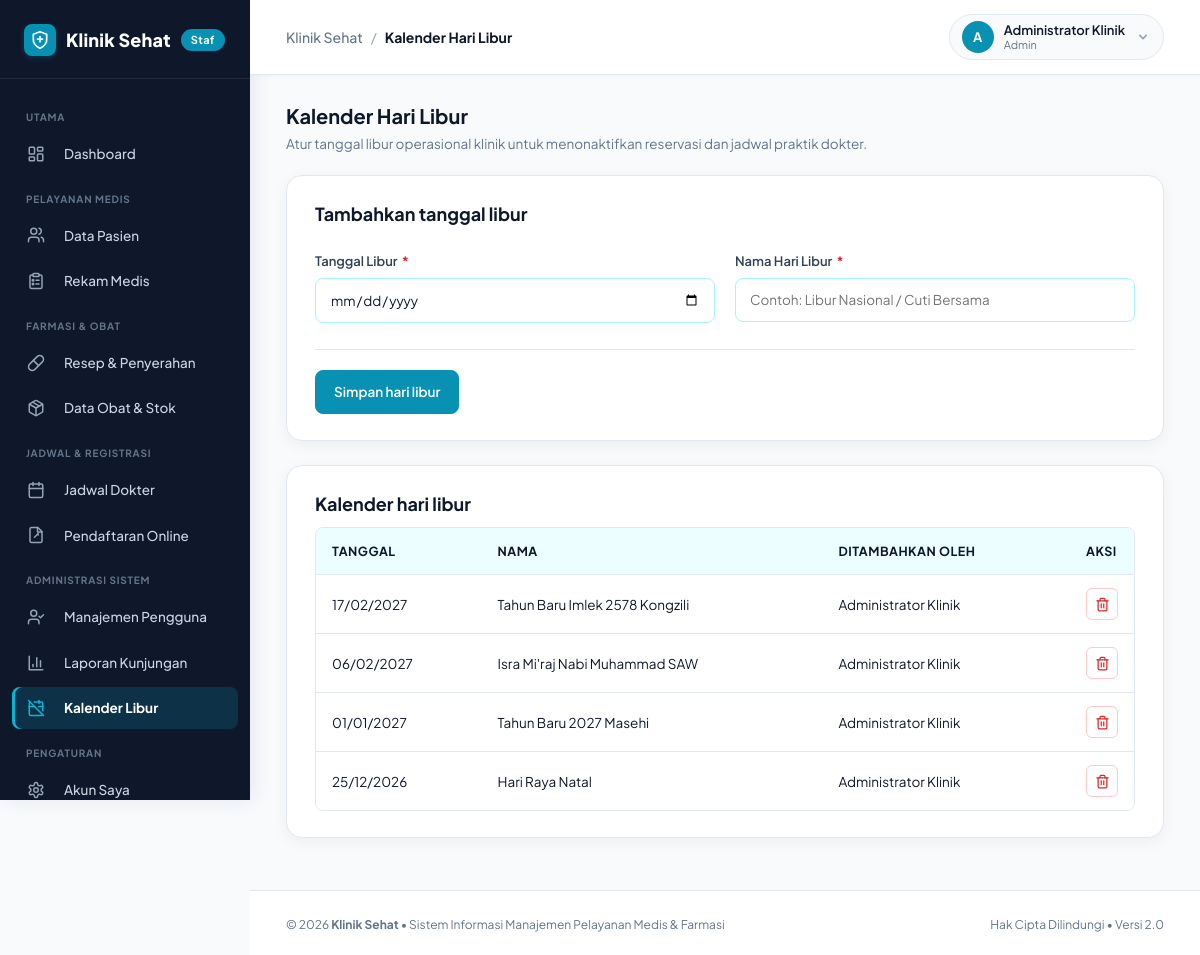
The app's page /index.php?url=hari_libur (signed in) with its own data.
### tables this page shows
CREATE TABLE users (
    id_user INT AUTO_INCREMENT PRIMARY KEY,
    nama VARCHAR(100) NOT NULL,
    username VARCHAR(50) NOT NULL UNIQUE,
    password VARCHAR(255) NOT NULL,
    role ENUM('admin', 'resepsionis', 'dokter', 'apoteker') NOT NULL DEFAULT 'admin',
    is_active TINYINT(1) NOT NULL DEFAULT 1,
    aktif_mulai DATE NOT NULL,
    aktif_sampai DATE NOT NULL,
    created_at TIMESTAMP DEFAULT CURRENT_TIMESTAMP
);

CREATE TABLE hari_libur (
    tanggal DATE PRIMARY KEY,
    nama VARCHAR(120) NOT NULL,
    dibuat_oleh INT NULL,
    created_at TIMESTAMP DEFAULT CURRENT_TIMESTAMP,
    FOREIGN KEY (dibuat_oleh) REFERENCES users(id_user) ON DELETE SET NULL
);

### controllers/HariLiburController.php (called while the page is built, shortened)
<?php
class HariLiburController extends Controller
{
    private $hariLibur;
    public function __construct()
    {
        require_role('admin');
        $this->hariLibur = new HariLibur();
    }
    public function index()
    {
        $this->view('hari_libur/index', [
            'title' => 'Kalender Hari Libur',
            'items' => $this->hariLibur->all()
        ]);
    }
}

### index.php (called while the page is built, shortened)
<?php
require_once __DIR__ . '/core/Database.php';
require_once __DIR__ . '/core/Icon.php';
function icon($name, $class = '', $size = 18, $strokeWidth = 2)
{
    return Icon::render($name, $class, $size, $strokeWidth);
}
function e($value)
{
    return htmlspecialchars((string) $value, ENT_QUOTES, 'UTF-8');
}
function route($path = '')
{
    return BASE_URL . '/index.php?url=' . $path;
}
function asset($path)
{
    $file = __DIR__ . '/public/' . $path;
    $version = is_file($file) ? '?v=' . filemtime($file) : '';
    return BASE_URL . '/public/' . $path . $version;
}
function tgl($tanggal)
{
    return date('d/m/Y', strtotime($tanggal));
}
function is_logged_in()
{
    return isset($_SESSION['user']);
}
function current_user()
{
    return $_SESSION['user'] ?? null;
}
function has_role(...$roles)
{
    return is_logged_in() && in_array($_SESSION['user']['role'], $roles, true);
}
function require_login()
{
    $stmt = Database::connect()->prepare(
        "SELECT id_user, nama, username, role, is_active, aktif_mulai, aktif_sampai
         FROM users WHERE id_user = ? LIMIT 1"
    );
    $stmt->execute([$_SESSION['user']['id_user']]);
}
function require_role(...$roles)
{
    require_login();
}
$url = trim($_GET['url'] ?? 'beranda', '/');
$parts = $url === '' ? ['beranda'] : explode('/', $url);
$method = preg_replace('/[^a-zA-Z]/', '', $parts[1] ?? 'index');
$params = array_slice($parts, 2);
$controller = new $class();
call_user_func_array([$controller, $method], $params);

### core/Database.php (called while the page is built, shortened)
<?php
class Database
{
    private static $pdo = null;
    public static function connect()
    {
        if (self::$pdo === null) {
            try {
                $dsn = "mysql:host=" . DB_HOST .
                       ";port=" . DB_PORT .
                       ";dbname=" . DB_NAME .
                       ";charset=utf8mb4";
                self::$pdo = new PDO(
                    $dsn,
                    DB_USER,
                    DB_PASS,
                    [
                        PDO::ATTR_ERRMODE => PDO::ERRMODE_EXCEPTION,
                        PDO::ATTR_DEFAULT_FETCH_MODE => PDO::FETCH_ASSOC,
                        PDO::ATTR_EMULATE_PREPARES => false
                    ]
                );
            } catch (PDOException $e) {
                error_log('Database connection failed: ' . $e->getMessage());
                http_response_code(500);
                die('Layanan sedang tidak tersedia. Silakan coba kembali.');
            }
        }
        return self::$pdo;
    }
}

### models/HariLibur.php (called while the page is built, shortened)
<?php
class HariLibur extends Model
{
    public function all()
    {
        return $this->db->query(
            "SELECT h.*, u.nama AS nama_petugas
             FROM hari_libur h LEFT JOIN users u ON u.id_user = h.dibuat_oleh
             ORDER BY h.tanggal DESC"
        )->fetchAll();
    }
}

### views/hari_libur/index.php (the view, shortened to what this page needs)
<?php require __DIR__ . '/../layouts/header.php'; ?>
<div class="page-header">
    <div class="page-header-text">
        <h2>Kalender Hari Libur</h2>
        <p class="muted">Atur tanggal libur operasional klinik untuk menonaktifkan reservasi dan jadwal praktik dokter.</p>
    </div>
</div>
<div class="panel">
    <h2>Tambahkan tanggal libur</h2>
    <form method="post" action="<?= route('hari_libur/store') ?>" class="staff-form">
        <div class="staff-form-grid">
            <div><label for="tanggal-libur">Tanggal Libur <span class="required">*</span></label><input id="tanggal-libur" type="date" name="tanggal" min="<?= date('Y-m-d') ?>" required></div>
            <div><label for="nama-libur">Nama Hari Libur <span class="required">*</span></label><input id="nama-libur" type="text" name="nama" maxlength="120" placeholder="Contoh: Libur Nasional / Cuti Bersama" required></div>
        </div>
        <div class="form-actions"><button class="btn btn-primary">Simpan hari libur</button></div>
    </form>
</div>
<div class="panel">
    <h2>Kalender hari libur</h2>
    <div class="table-wrap">
        <table>
            <thead><tr><th>Tanggal</th><th>Nama</th><th>Ditambahkan oleh</th><th>Aksi</th></tr></thead>
            <tbody>
                <?php foreach ($items as $item): ?>
                    <tr>
                        <td><?= tgl($item['tanggal']) ?></td>
                        <td><?= e($item['nama']) ?></td>
                        <td><?= e($item['nama_petugas'] ?? '-') ?></td>
                        <td class="actions">
                            <form method="post" action="<?= route('hari_libur/delete/' . $item['tanggal']) ?>" class="inline" data-confirm="Hapus hari libur ini?">
                                <button class="icon-btn icon-btn-danger" type="submit" title="Hapus Hari Libur">
                                    <?= icon('trash', '', 15) ?>
                                </button>
                            </form>
                        </td>
                    </tr>
                <?php endforeach; ?>
            </tbody>
        </table>
    </div>
</div>
<?php require __DIR__ . '/../layouts/footer.php'; ?>

### views/layouts/header.php (shortened to what this page needs)
<?php
$user = current_user();
$rawUrl = trim($_GET['url'] ?? 'dashboard', '/');
$urlSegments = explode('/', $rawUrl);
$activePage = $urlSegments[0] ?? 'dashboard';
?>
<!DOCTYPE html>
<html lang="id">
<head>
    <link rel="stylesheet" href="<?= asset('css/style.css') ?>">
</head>
<body>
<div class="layout">
    <aside class="sidebar" id="sidebar">
        <div class="brand">
            <a href="<?= route('dashboard') ?>" class="brand-link">
                <span class="brand-badge-icon"><?= icon('shield-plus', '', 20) ?></span>
                <span class="brand-title">Klinik Sehat</span>
                <span class="brand-ribbon">Staf</span>
            </a>
        </div>
        <nav>
            <div class="nav-section-label">UTAMA</div>
            <a href="<?= route('dashboard') ?>" class="<?= $activePage === 'dashboard' ? 'active' : '' ?>" <?= $activePage === 'dashboard' ? 'aria-current="page"' : '' ?>>
                <span class="nav-icon"><?= icon('layout-dashboard') ?></span> Dashboard
            </a>
            <?php if (has_role('admin', 'dokter', 'resepsionis')): ?>
                <div class="nav-section-label">PELAYANAN MEDIS</div>
                <a href="<?= route('pasien') ?>" class="<?= $activePage === 'pasien' ? 'active' : '' ?>" <?= $activePage === 'pasien' ? 'aria-current="page"' : '' ?>>
                    <span class="nav-icon"><?= icon('users') ?></span> Data Pasien
                </a>
            <?php endif; ?>
            <?php if (has_role('admin', 'dokter')): ?>
                <a href="<?= route('rekam_medis') ?>" class="<?= $activePage === 'rekam_medis' ? 'active' : '' ?>" <?= $activePage === 'rekam_medis' ? 'aria-current="page"' : '' ?>>
                    <span class="nav-icon"><?= icon('clipboard-list') ?></span> Rekam Medis
                </a>
            <?php endif; ?>
            <?php if (has_role('admin', 'dokter', 'apoteker')): ?>
                <div class="nav-section-label">FARMASI &amp; OBAT</div>
                <a href="<?= route('resep') ?>" class="<?= $activePage === 'resep' ? 'active' : '' ?>" <?= $activePage === 'resep' ? 'aria-current="page"' : '' ?>>
                    <span class="nav-icon"><?= icon('pill') ?></span> Resep &amp; Penyerahan
                </a>
                <a href="<?= route('obat') ?>" class="<?= $activePage === 'obat' ? 'active' : '' ?>" <?= $activePage === 'obat' ? 'aria-current="page"' : '' ?>>
                    <span class="nav-icon"><?= icon('package') ?></span> Data Obat &amp; Stok
                </a>
            <?php endif; ?>
            <?php if (has_role('admin', 'dokter', 'resepsionis')): ?>
                <div class="nav-section-label">JADWAL &amp; REGISTRASI</div>
                <a href="<?= route('jadwal') ?>" class="<?= $activePage === 'jadwal' ? 'active' : '' ?>" <?= $activePage === 'jadwal' ? 'aria-current="page"' : '' ?>>
                    <span class="nav-icon"><?= icon('calendar') ?></span> Jadwal Dokter
                </a>
            <?php endif; ?>
            <?php if (has_role('admin', 'resepsionis')): ?>
                <a href="<?= route('pendaftaran/verifikasi') ?>" class="<?= $activePage === 'pendaftaran' ? 'active' : '' ?>" <?= $activePage === 'pendaftaran' ? 'aria-current="page"' : '' ?>>
                    <span class="nav-icon"><?= icon('file-signature') ?></span> Pendaftaran Online
                </a>
            <?php endif; ?>
            <?php if (has_role('admin')): ?>
                <div class="nav-section-label">ADMINISTRASI SISTEM</div>
                <a href="<?= route('pengguna') ?>" class="<?= $activePage === 'pengguna' ? 'active' : '' ?>" <?= $activePage === 'pengguna' ? 'aria-current="page"' : '' ?>>
                    <span class="nav-icon"><?= icon('user-check') ?></span> Manajemen Pengguna
                </a>
                <a href="<?= route('laporan') ?>" class="<?= $activePage === 'laporan' ? 'active' : '' ?>" <?= $activePage === 'laporan' ? 'aria-current="page"' : '' ?>>
                    <span class="nav-icon"><?= icon('bar-chart-3') ?></span> Laporan Kunjungan
                </a>
                <a href="<?= route('hari_libur') ?>" class="<?= $activePage === 'hari_libur' ? 'active' : '' ?>" <?= $activePage === 'hari_libur' ? 'aria-current="page"' : '' ?>>
                    <span class="nav-icon"><?= icon('calendar-off') ?></span> Kalender Libur
                </a>
            <?php endif; ?>
            <div class="nav-section-label">PENGATURAN</div>
            <a href="<?= route('akun') ?>" class="<?= $activePage === 'akun' ? 'active' : '' ?>" <?= $activePage === 'akun' ? 'aria-current="page"' : '' ?>>
                <span class="nav-icon"><?= icon('settings') ?></span> Akun Saya
            </a>
        </nav>
    </aside>
    <div class="main-wrapper">
        <header class="top-navbar">
            <div class="top-nav-left">
                <div class="breadcrumb-trail">
                    <span class="breadcrumb-app">Klinik Sehat</span>
                    <span class="breadcrumb-separator">/</span>
                    <span class="breadcrumb-current"><?= e($title ?? 'Dashboard') ?></span>
                </div>
            </div>
            <div class="top-nav-right">
                <div class="user-profile-menu">
                    <button type="button" class="profile-trigger-btn" id="user-menu-btn" aria-expanded="false" aria-haspopup="true">
                        <span class="avatar-circle"><?= strtoupper(substr($user['nama'], 0, 1)) ?></span>
                        <div class="user-meta">
                            <span class="user-display-name"><?= e($user['nama']) ?></span>
                            <span class="user-display-role"><?= e(ucfirst($user['role'])) ?></span>
                        </div>
                        <svg class="dropdown-chevron" width="16" height="16" fill="currentColor" viewBox="0 0 20 20">
                            <path fill-rule="evenodd" d="M5.293 7.293a1 1 0 011.414 0L10 10.586l3.293-3.293a1 1 0 111.414 1.414l-4 4a1 1 0 01-1.414 0l-4-4a1 1 0 010-1.414z" clip-rule="evenodd"/>
                        </svg>
                    </button>
                </div>
            </div>
        </header>
        <main class="content-body">

### core/Icon.php (shortened to what this page needs)
<?php
class Icon
{
    public static function render($name, $class = '', $size = 18, $strokeWidth = 2)
    {
        $path = self::$icons[$name] ?? self::$icons['info'];
        $classAttr = 'ui-icon' . ($class ? ' ' . htmlspecialchars($class, ENT_QUOTES, 'UTF-8') : '');
        $sizeAttr = (int) $size;
        $strokeAttr = (float) $strokeWidth;
        return sprintf(
            '<svg class="%s" width="%d" height="%d" viewBox="0 0 24 24" fill="none" stroke="currentColor" stroke-width="%.1f" stroke-linecap="round" stroke-linejoin="round" aria-hidden="true">%s</svg>',
            $classAttr,
            $sizeAttr,
            $sizeAttr,
            $strokeAttr,
            $path
        );
    }
}

### records on screen
users: nama "A", nama "Administrator Klinik", role "Admin"
hari_libur: tanggal "17/02/2027", nama "Tahun Baru Imlek 2578 Kongzili", dibuat_oleh.nama "Administrator Klinik"
hari_libur: tanggal "06/02/2027", nama "Isra Mi'raj Nabi Muhammad SAW", dibuat_oleh.nama "Administrator Klinik"
hari_libur: tanggal "01/01/2027", nama "Tahun Baru 2027 Masehi", dibuat_oleh.nama "Administrator Klinik"
hari_libur: tanggal "25/12/2026", nama "Hari Raya Natal", dibuat_oleh.nama "Administrator Klinik"

### other values on screen
$title "Kalender Hari Libur"
